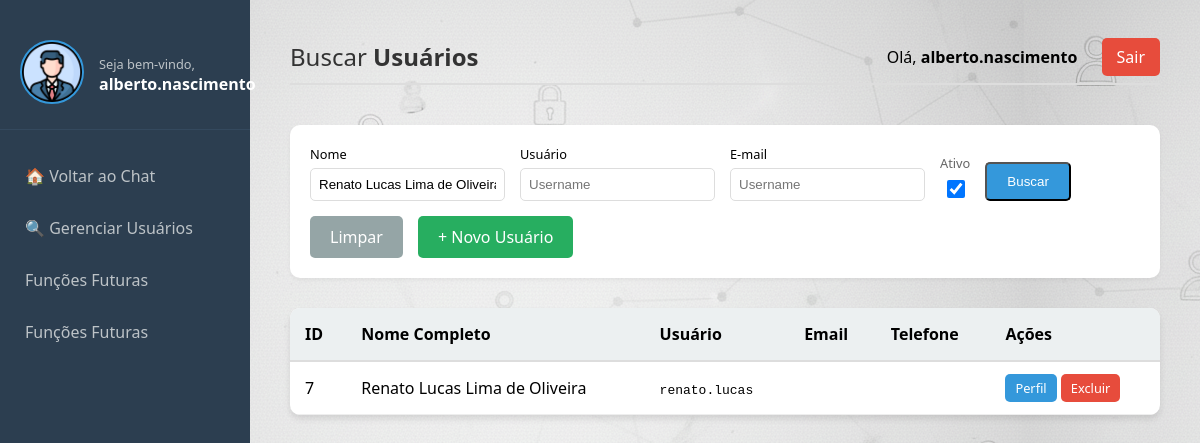
The page /twoway/pages/search_users/index.php?nome=Renato Lucas Lima de Oliveira (signed in) on the database its author committed.
### tables this page shows
CREATE TABLE `usuarios` (
  `id` int(11) NOT NULL AUTO_INCREMENT,
  `nome_completo` varchar(255) NOT NULL,
  `username` varchar(50) NOT NULL,
  `email` varchar(100) DEFAULT NULL,
  `telefone` varchar(20) DEFAULT NULL,
  `password_hash` varchar(255) NOT NULL,
  `nivel_acesso` enum('admin','usuario') DEFAULT 'usuario',
  `status` tinyint(1) DEFAULT 1,
  `data_cadastro` timestamp NOT NULL DEFAULT current_timestamp(),
  `profile_pic` varchar(255) DEFAULT NULL,
  `usuario_criador` int(11) DEFAULT NULL,
  PRIMARY KEY (`id`),
  UNIQUE KEY `username` (`username`),
  UNIQUE KEY `email` (`email`),
  KEY `usuarios_usuarios_FK` (`usuario_criador`),
  CONSTRAINT `usuarios_usuarios_FK` FOREIGN KEY (`usuario_criador`) REFERENCES `usuarios` (`id`)
);

### twoway/pages/search_users/index.php (the view, shortened to what this page needs)
<?php
include '../../engine/config.php';
$user_id = $_SESSION['user_id'];
$query_user = "SELECT profile_pic FROM usuarios WHERE id = ?";
$stmt = $conn->prepare($query_user);
$stmt->bind_param("i", $user_id);
$stmt->execute();
$res_user = $stmt->get_result();
$usuario = $res_user->fetch_assoc();
$where = "WHERE 1=1";
if (!empty($_GET['nome'])) {
    $nome = $conn->real_escape_string($_GET['nome']);
    $where .= " AND nome_completo LIKE '%$nome%'";
}
$sql = "SELECT id, nome_completo, username, email, telefone FROM usuarios $where";
$result = $conn->query($sql);
?>
<!DOCTYPE html>
<html lang="pt-BR">
<head>
    <link rel="stylesheet" href="../../styles/search_users/styles.css">
    <link rel="stylesheet" href="../../styles/minimo.css">
</head>
<body>
    <div class="sidebar">
        <div class="profile clearfix">
                <div id="perfil-user">
                    <img src="../../<?php echo $usuario['profile_pic']; ?>">
                </div>
                <div class="profile_info">
                    <span>Seja bem-vindo,</span>
                    <h2><?php echo $_SESSION['username']; ?></h2>
                </div>
        </div>
        <a href="../chat/chat.php">🏠 Voltar ao Chat</a>
        <a href="../search_users/index.php">🔍 Gerenciar Usuários</a>
        <a href="#">Funções Futuras</a>
        <a href="#">Funções Futuras</a>
    </div>
    <div class="main-content">
        <div class="header">
            <div class="welcome-msg">
                Buscar <strong>Usuários</strong>
            </div>
            <div>
                <span style="margin-right: 20px;">Olá, <strong><?php echo $_SESSION['username']; ?></strong></span>
                <a href="../../logout.php" class="btn-logout">Sair</a>
            </div>
        </div>
        <div style="background: white; padding: 20px; border-radius: 10px; margin-bottom: 30px; box-shadow: 0 2px 4px rgba(0,0,0,0.05);">
            <form action="index.php" method="GET">
                <div style="display: flex; flex-wrap: wrap; gap: 15px; align-items: flex-end;">
                    <div style="display: flex; flex-direction: column;">
                        <label style="font-size: 0.8rem; margin-bottom: 5px;">Nome</label>
                        <input type="text" name="nome" placeholder="Nome" value="<?php echo $_GET['nome'] ?? ''; ?>" style="padding: 8px; border-radius: 5px; border: 1px solid #ddd;">
                    </div>
                    <div style="display: flex; flex-direction: column;">
                        <label style="font-size: 0.8rem; margin-bottom: 5px;">Usuário</label>
                        <input type="text" name="usuario" placeholder="Username" value="<?php echo $_GET['usuario'] ?? ''; ?>" style="padding: 8px; border-radius: 5px; border: 1px solid #ddd;">
                    </div>
                    <div style="display: flex; flex-direction: column;">
                        <label style="font-size: 0.8rem; margin-bottom: 5px;">E-mail</label>
                        <input type="text" name="email" placeholder="Username" value="<?php echo $_GET['email'] ?? ''; ?>" style="padding: 8px; border-radius: 5px; border: 1px solid #ddd;">
                    </div>
                    <div style="display: flex; flex-direction: column; align-items: center; justify-content: center;">
                        <label style="font-size: 0.8rem; margin-bottom: 5px; color: #666;">Ativo</label>
                        <input type="checkbox" name="ativo" value="1" checked <?php echo (isset($_GET['ativo'])) ? : ''; ?> style="width: 18px; height: 18px; cursor: pointer;">
                    </div>
                    <button type="submit" class="btn-acao">Buscar</button>
                    <a href="index.php" class="btn-acao" style="background-color: #95a5a6;">Limpar</a>
                    <a href="cadastrointerno.html" class="btn-acao" style="background-color: #27ae60;">+ Novo Usuário</a>
                </div>
            </form>
        </div>
        <div style="background: white; border-radius: 10px; box-shadow: 0 4px 6px rgba(0,0,0,0.1); overflow: hidden;">
            <table style="width: 100%; border-collapse: collapse;">
                <thead>
                    <tr style="background-color: #ecf0f1; border-bottom: 2px solid #ddd;">
                        <th style="padding: 15px; text-align: left;">ID</th>
                        <th style="padding: 15px; text-align: left;">Nome Completo</th>
                        <th style="padding: 15px; text-align: left;">Usuário</th>
                        <th style="padding: 15px; text-align: left;">Email</th>
                        <th style="padding: 15px; text-align: left;">Telefone</th>
                        <th style="padding: 15px; text-align: left;">Ações</th>
                    </tr>
                </thead>
                <tbody>
                    <?php if ($result && $result->num_rows > 0): ?>
                        <?php while($row = $result->fetch_assoc()): ?>
                            <tr style="border-bottom: 1px solid #eee;">
                                <td style="padding: 12px 15px;"><?php echo $row['id']; ?></td>
                                <td style="padding: 12px 15px;"><?php echo $row['nome_completo']; ?></td>
                                <td style="padding: 12px 15px;"><code><?php echo $row['username']; ?></code></td>
                                <td style="padding: 12px 15px;"><?php echo $row['email']; ?></td>
                                <td style="padding: 12px 15px;"><?php echo $row['telefone']; ?></td>
                                <td style="padding: 12px 15px;">
                                    <a href="../profile_user/index.php?id=<?php echo $row['id']; ?>" class="btn-acao" style="padding: 5px 10px; font-size: 0.8rem;">Perfil</a>
                                    <a href="../../engine/excluir.php?id=<?php echo $row['id']; ?>" class="btn-acao" style="padding: 5px 10px; font-size: 0.8rem; background-color: #e74c3c;" onclick="return confirm('Excluir este usuário?')">Excluir</a>
                                </td>
                            </tr>
                        <?php endwhile; ?>
                    <?php else: ?>
                        <tr>
                            <td colspan="5" style="padding: 30px; text-align: center; color: #999;">Nenhum usuário encontrado.</td>
                        </tr>
                    <?php endif; ?>
                </tbody>
            </table>
        </div>
    </div>
</body>
</html>

### twoway/styles/search_users/styles.css (style rules this page uses)
body { font-family: 'Segoe UI', Tahoma, Geneva, Verdana, sans-serif; background-color: #f4f7f6; margin: 0; display: flex; background-image: url(../../images/Buscuser.png); }
.sidebar { width: 250px; height: 100vh; background-color: #2c3e50; color: white; position: fixed; padding-top: 20px; }
.sidebar h2 { text-align: center; font-size: 1.2rem; margin-bottom: 30px; color: #ecf0f1; }
.sidebar a { display: block; color: #bdc3c7; padding: 15px 25px; text-decoration: none; transition: 0.3s; }
.main-content { margin-left: 250px; padding: 40px; width: 100%; background-size: cover; }
.header { display: flex; justify-content: space-between; align-items: center; margin-bottom: 40px; border-bottom: 2px solid #ddd; padding-bottom: 10px; }
.welcome-msg { font-size: 1.5rem; color: #333; }
.btn-acao { background-color: #3498db; color: white; padding: 10px 20px; text-decoration: none; border-radius: 5px; display: inline-block; }
.btn-logout { background-color: #e74c3c; color: white; padding: 8px 15px; text-decoration: none; border-radius: 5px; }
input { padding: 8px; border-radius: 5px; border: 1px solid #ddd; }

### twoway/styles/minimo.css (style rules this page uses)
.profile { padding: 20px; border-bottom: 1px solid #34495e; margin-bottom: 20px; display: flex; align-items: center; gap: 15px; }
#perfil-user img { width: 60px; height: 60px; border-radius: 50%; object-fit: cover; border: 2px solid #3498db; }
.profile_info span { font-size: 0.8rem; color: #bdc3c7; display: block; }
.profile_info h2 { font-size: 1rem; margin: 0; color: #fff; text-align: left; }

### rows shown on the page
usuarios: profile_pic (picture)
usuarios: id "7", nome_completo "Renato Lucas Lima de Oliveira", username "renato.lucas"

### other values the page prints
$_SESSION['username'] "alberto.nascimento"
